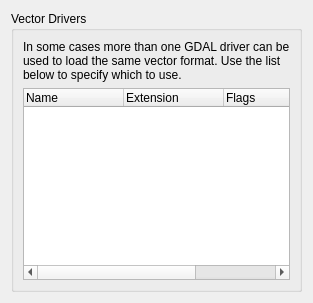
                 <widget class="QWidget" name="tab_4">
                  <attribute name="title">
                   <string>Vector Drivers</string>
                  </attribute>
                  <layout class="QVBoxLayout" name="verticalLayout_29">
                   <item>
                    <widget class="QGroupBox" name="groupBox_31">
                     <property name="title">
                      <string>Vector Drivers</string>
                     </property>
                     <layout class="QGridLayout" name="gridLayout_36">
                      <item row="0" column="0">
                       <widget class="QLabel" name="label_68">
                        <property name="text">
                         <string>In some cases more than one GDAL driver can be used to load the same vector format. Use the list below to specify which to use.</string>
                        </property>
                        <property name="wordWrap">
                         <bool>true</bool>
                        </property>
                       </widget>
                      </item>
                      <item row="1" column="0">
                       <widget class="QTreeWidget" name="lstVectorDrivers">
                        <property name="minimumSize">
                         <size>
                          <width>0</width>
                          <height>141</height>
                         </size>
                        </property>
                        <column>
                         <property name="text">
                          <string>Name</string>
                         </property>
                        </column>
                        <column>
                         <property name="text">
                          <string>Extension</string>
                         </property>
                        </column>
                        <column>
                         <property name="text">
                          <string>Flags</string>
                         </property>
                        </column>
                        <column>
                         <property name="text">
                          <string>Description</string>
                         </property>
                        </column>
                       </widget>
                      </item>
                     </layout>
                    </widget>
                   </item>
                  </layout>
                 </widget>
